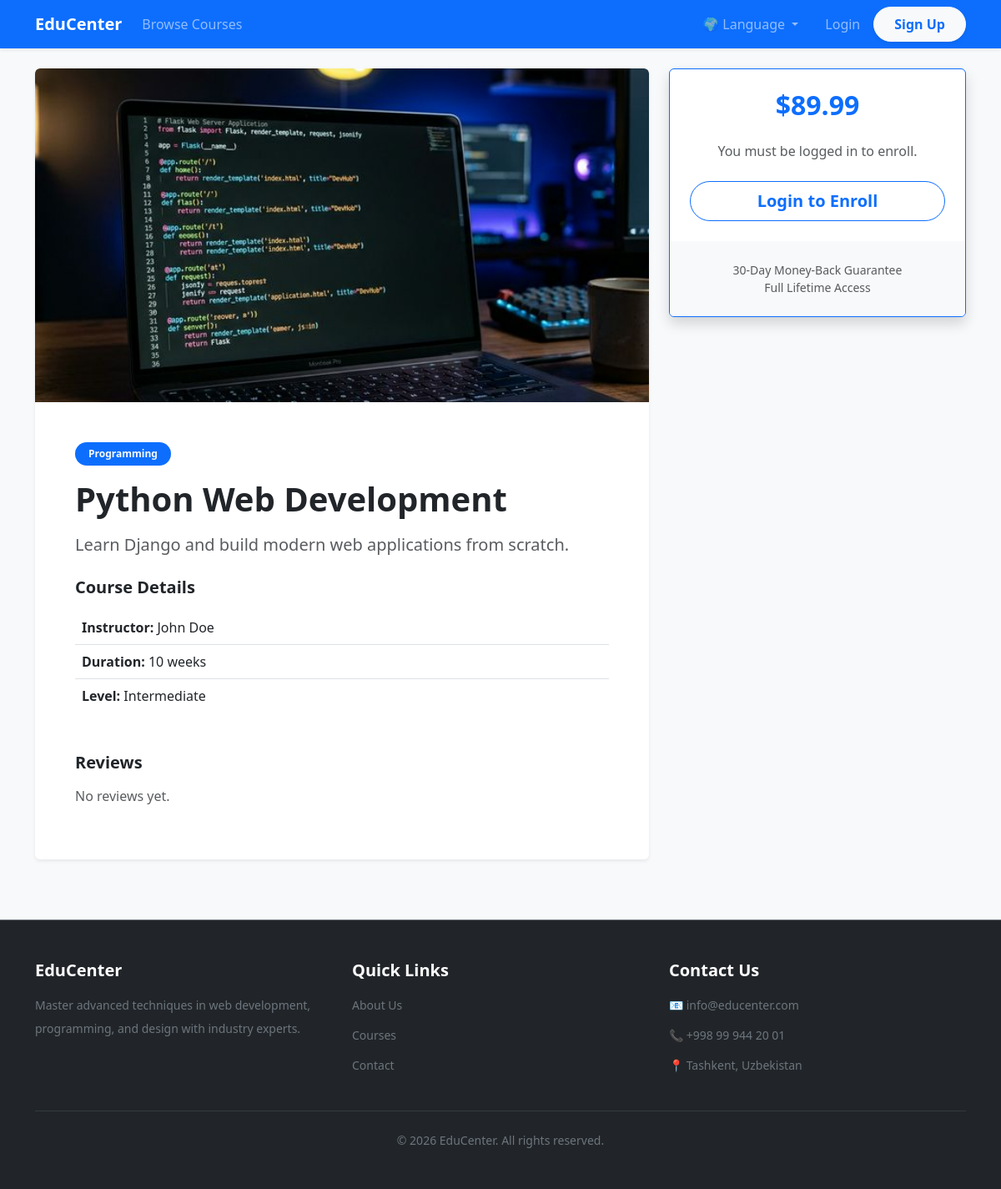
Page /courses/3/ on the committed database.
### courses/models.py (models this page shows, shortened)
class Course(models.Model):
    LEVEL_CHOICES = (
        ('beginner', 'Beginner'),
        ('intermediate', 'Intermediate'),
        ('advanced', 'Advanced'),
    )
    title = models.CharField(max_length=200)
    description = models.TextField()
    category = models.ForeignKey(Category, on_delete=models.SET_NULL, null=True, related_name='courses')
    instructor = models.ForeignKey(
        settings.AUTH_USER_MODEL,
        on_delete=models.CASCADE,
        limit_choices_to={'role': 'instructor'},
        related_name='taught_courses'
    )
    price = models.DecimalField(max_digits=10, decimal_places=2, default=0.00)
    duration = models.IntegerField(help_text="Duration in weeks", default=4)
    level = models.CharField(max_length=20, choices=LEVEL_CHOICES, default='beginner')
    image = models.ImageField(upload_to='course_images/', blank=True, null=True)
    created_at = models.DateTimeField(auto_now_add=True)

class Category(models.Model):
    name = models.CharField(max_length=100)
    description = models.TextField(blank=True)
    class Meta:
        verbose_name_plural = "Categories"

### users/models.py (models this page shows)
class User(AbstractUser):
    ROLE_CHOICES = (
        ('student', 'Student'),
        ('admin', 'Admin'),
        ('instructor', 'Instructor'),
    )
    role = models.CharField(max_length=20, choices=ROLE_CHOICES, default='student')
    profile_picture = models.ImageField(upload_to='profile_pics/', blank=True, null=True)

### courses/views.py (the view)
# urls.py: path('<int:pk>/', views.course_detail, name='course_detail'),
def course_detail(request, pk):
    course = get_object_or_404(Course, pk=pk)
    enrolled = False
    if request.user.is_authenticated and request.user.role == 'student':
        enrolled = Enrollment.objects.filter(student=request.user, course=course).exists()
    context = {
        'course': course,
        'enrolled': enrolled,
    }
    return render(request, 'courses/course_detail.html', context)

### templates/courses/course_detail.html (shortened to what this page needs)
{% extends 'base.html' %}
{% block content %}
<div class="row">
    <div class="col-lg-8">
        <div class="card shadow-sm border-0 bg-white mb-4 overflow-hidden">
            {% if course.image %}
                <img src="{{ course.image.url }}" class="card-img-top w-100" alt="{{ course.title }}" style="max-height: 400px; object-fit: cover;">
            {% endif %}
            <div class="card-body p-5">
                <span class="badge bg-primary text-light rounded-pill px-3 py-2 mb-3">{{ course.category.name|default:"Uncategorized" }}</span>
                <h1 class="fw-bold text-dark mb-3">{{ course.title }}</h1>
                <p class="text-muted fs-5 mb-4">{{ course.description }}</p>
                <h5 class="fw-bold mb-3">Course Details</h5>
                <ul class="list-group list-group-flush mb-4">
                    <li class="list-group-item px-0"> <strong>Instructor:</strong> {{ course.instructor.get_full_name|default:course.instructor.username }}</li>
                    <li class="list-group-item px-0"> <strong>Duration:</strong> {{ course.duration }} weeks</li>
                    <li class="list-group-item px-0"> <strong>Level:</strong> {{ course.get_level_display }}</li>
                </ul>
                <h5 class="fw-bold mb-3 mt-5">Reviews</h5>
                {% if course.reviews.exists %}
                    {% for review in course.reviews.all %}
                        <div class="border-bottom py-3">
                            <div class="d-flex justify-content-between">
                                <span class="fw-bold">{{ review.student.username }}</span>
                                <span class="text-warning">
                                    {% for i in "12345"|make_list %}
                                        {% if forloop.counter <= review.rating %}★{% else %}☆{% endif %}
                                    {% endfor %}
                                </span>
                            </div>
                            <p class="text-muted mb-0 mt-2">{{ review.comment }}</p>
                            <small class="text-muted">{{ review.created_at|date:"M d, Y" }}</small>
                        </div>
                    {% endfor %}
                {% else %}
                    <p class="text-muted">No reviews yet.</p>
                {% endif %}
            </div>
        </div>
    </div>
    <div class="col-lg-4">
        <div class="card shadow border-primary bg-white sticky-top" style="top: 2rem;">
            <div class="card-body p-4 text-center">
                <h2 class="fw-bold text-primary mb-4">${{ course.price }}</h2>
                {% if not user.is_authenticated %}
                    <p class="text-muted mb-4">You must be logged in to enroll.</p>
                    <a href="{% url 'login' %}?next={% url 'course_detail' course.id %}" class="btn btn-outline-primary btn-lg w-100 rounded-pill fw-bold">Login to Enroll</a>
                {% elif user.role != 'student' %}
                    <div class="alert alert-info">Only student accounts can enroll in courses.</div>
                {% elif enrolled %}
                    <button class="btn btn-success btn-lg w-100 rounded-pill fw-bold" disabled>Already Enrolled</button>
                    <a href="{% url 'dashboard' %}" class="btn btn-link text-decoration-none mt-2 d-block">Go to Dashboard</a>
                {% else %}
                    <a href="{% url 'checkout' course.id %}" class="btn btn-primary btn-lg w-100 rounded-pill fw-bold shadow">Enroll Now</a>
                {% endif %}
            </div>
            <div class="card-footer bg-light border-0 p-4 text-muted text-center small">
                30-Day Money-Back Guarantee<br>Full Lifetime Access
            </div>
        </div>
    </div>
</div>
{% endblock %}

### templates/base.html (style rules this page uses)
body { overflow-x: hidden; }

### rows in the picture
Course: image (picture), category.name "Programming", title "Python Web Development", description "Learn Django and build modern web applications from scratch.", instructor.get_full_name "John Doe", duration "10", level "Intermediate", price "89.99"
